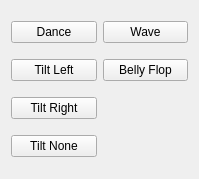
         <widget class="QWidget" name="scrollAreaWidgetContents">
          <property name="geometry">
           <rect>
            <x>0</x>
            <y>0</y>
            <width>199</width>
            <height>179</height>
           </rect>
          </property>
          <layout class="QGridLayout" name="gridLayout_3">
           <item row="0" column="0">
            <widget class="QPushButton" name="btnDance">
             <property name="text">
              <string>Dance</string>
             </property>
            </widget>
           </item>
           <item row="0" column="1">
            <widget class="QPushButton" name="btnWave">
             <property name="text">
              <string>Wave</string>
             </property>
            </widget>
           </item>
           <item row="1" column="0">
            <widget class="QPushButton" name="btnTiltLeft">
             <property name="text">
              <string>Tilt Left</string>
             </property>
            </widget>
           </item>
           <item row="2" column="0">
            <widget class="QPushButton" name="btnTiltRight">
             <property name="text">
              <string>Tilt Right</string>
             </property>
            </widget>
           </item>
           <item row="3" column="0">
            <widget class="QPushButton" name="pushTiltNone">
             <property name="text">
              <string>Tilt None</string>
             </property>
            </widget>
           </item>
           <item row="1" column="1">
            <widget class="QPushButton" name="btnBellyFlop">
             <property name="text">
              <string>Belly Flop</string>
             </property>
            </widget>
           </item>
          </layout>
         </widget>
